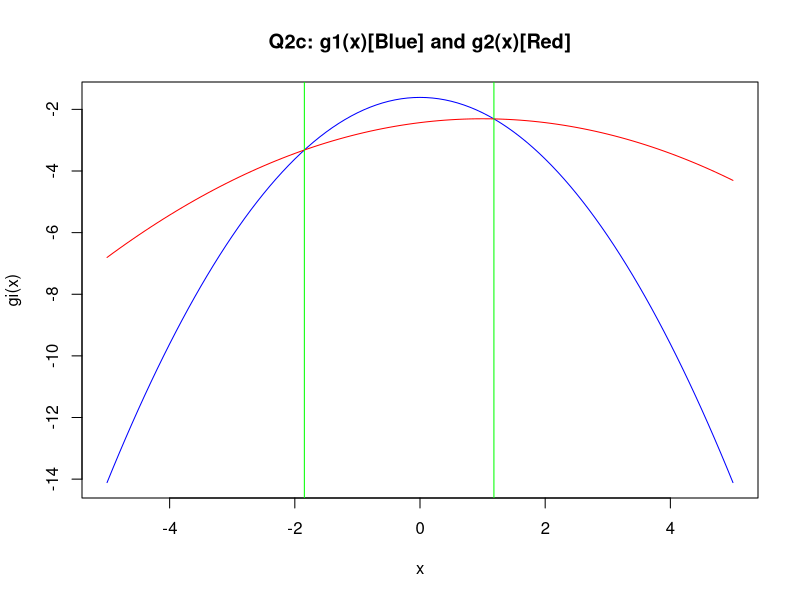

Write R code to recreate this figure.
# BLG 527E Machine Learning HW1 Q2c
# Author: Tugrul Yatagan 504161551

range <- 5

g1_x_func <- function(x) {
  log(1/(2*sqrt(2*pi))) - (x^2)/2
}

g2_x_func <- function(x) {
  log(1/(4*sqrt(2*pi))) - ((x-1)^2)/8
}

plot(g1_x_func, -range, range, col='blue', main = "Q2c: g1(x)[Blue] and g2(x)[Red]", ylab = "gi(x)")
plot(g2_x_func, -range, range, col='red', add = T)

rt1 <- uniroot(function(x)  g1_x_func(x) - g2_x_func(x)  , c(0,range), tol=1e-8)     
rt2 <- uniroot(function(x)  g1_x_func(x) - g2_x_func(x)  , c(-range,0), tol=1e-8)     

rt1$root
rt2$root

abline(v=rt1$root, col="green")
abline(v=rt2$root, col="green")
